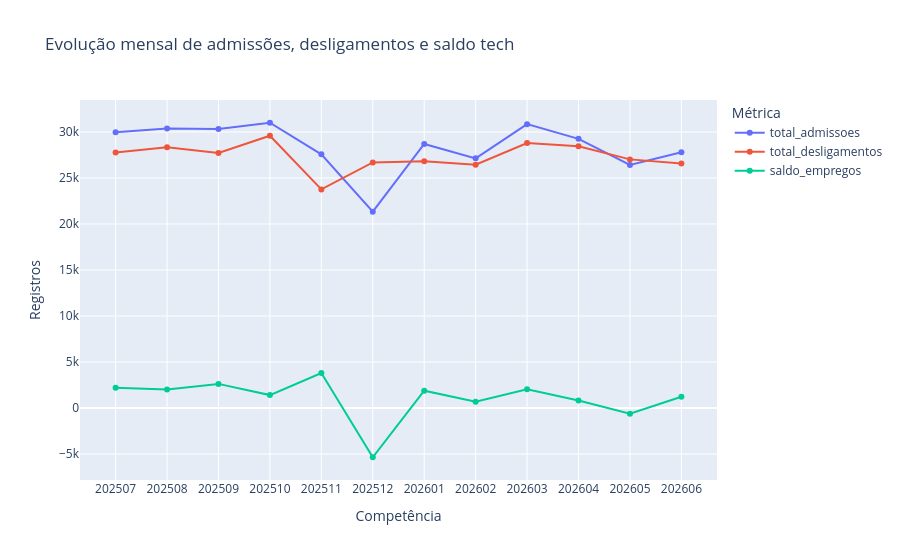

The notebook cell saved with this chart:
### Markdown cell above
## 5. Evolução Temporal

A série mensal evita resumir a janela em um único número e mostra meses com comportamento distinto.

### Code cell
px.line(
    overview,
    x='competencia',
    y=['total_admissoes', 'total_desligamentos', 'saldo_empregos'],
    markers=True,
    labels={'value': 'Registros', 'competencia': 'Competência', 'variable': 'Métrica'},
    title='Evolução mensal de admissões, desligamentos e saldo tech',
)

### Figure 1 — Plotly figure (JSON) as saved in the notebook; plotly's stock layout.template omitted (floating-point values rounded to 4 significant figures)
{"data": [{"hovertemplate": "Métrica=total_admissoes<br>Competência=%{x}<br>Registros=%{y}<extra></extra>", "legendgroup": "total_admissoes", "line": {"color": "#636efa", "dash": "solid"}, "marker": {"symbol": "circle"}, "mode": "lines+markers", "name": "total_admissoes", "orientation": "v", "showlegend": true, "type": "scatter", "x": ["202507", "202508", "202509", "202510", "202511", "202512", "202601", "202602", "202603", "202604", "202605", "202606"], "xaxis": "x", "y": [29980, 30364, 30334, 31000, 27564, 21341, 28692, 27132, 30850, 29251, 26409, 27802], "yaxis": "y"}, {"hovertemplate": "Métrica=total_desligamentos<br>Competência=%{x}<br>Registros=%{y}<extra></extra>", "legendgroup": "total_desligamentos", "line": {"color": "#EF553B", "dash": "solid"}, "marker": {"symbol": "circle"}, "mode": "lines+markers", "name": "total_desligamentos", "orientation": "v", "showlegend": true, "type": "scatter", "x": ["202507", "202508", "202509", "202510", "202511", "202512", "202601", "202602", "202603", "202604", "202605", "202606"], "xaxis": "x", "y": [27780, 28349, 27708, 29592, 23760, 26686, 26804, 26445, 28803, 28439, 27020, 26581], "yaxis": "y"}, {"hovertemplate": "Métrica=saldo_empregos<br>Competência=%{x}<br>Registros=%{y}<extra></extra>", "legendgroup": "saldo_empregos", "line": {"color": "#00cc96", "dash": "solid"}, "marker": {"symbol": "circle"}, "mode": "lines+markers", "name": "saldo_empregos", "orientation": "v", "showlegend": true, "type": "scatter", "x": ["202507", "202508", "202509", "202510", "202511", "202512", "202601", "202602", "202603", "202604", "202605", "202606"], "xaxis": "x", "y": [2200, 2015, 2626, 1408, 3804, -5345, 1888, 687, 2047, 812, -611, 1221], "yaxis": "y"}], "layout": {"legend": {"title": {"text": "Métrica"}, "tracegroupgap": 0}, "title": {"text": "Evolução mensal de admissões, desligamentos e saldo tech"}, "xaxis": {"anchor": "y", "domain": [0.0, 1.0], "title": {"text": "Competência"}}, "yaxis": {"anchor": "x", "domain": [0.0, 1.0], "title": {"text": "Registros"}}}}
